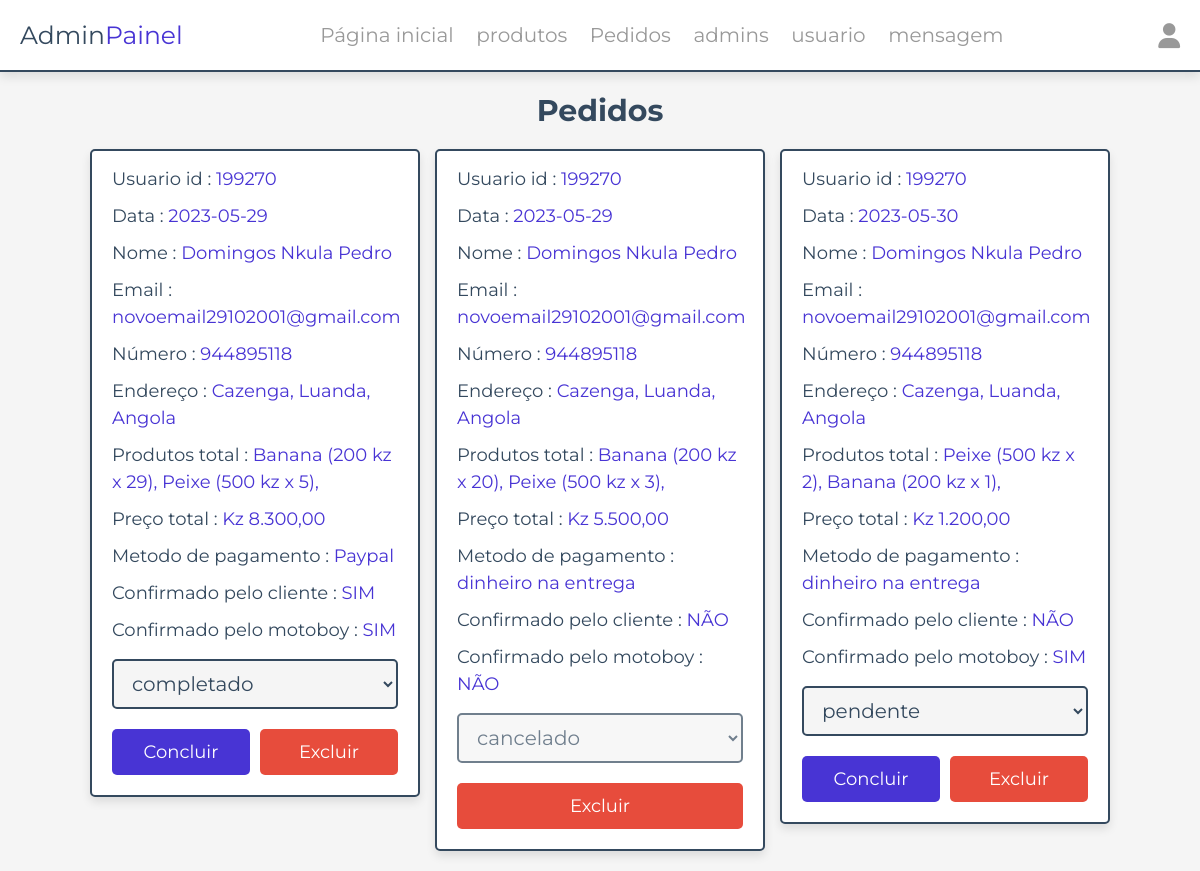
Screenshot of /admin/ordem_pedido.php (signed in) with the database file from the repository.
### tables this page shows
CREATE TABLE `pedidos` (
  `id` varchar(255) NOT NULL,
  `user_id` int(100) NOT NULL,
  `nome` varchar(20) NOT NULL,
  `contacto` varchar(10) NOT NULL,
  `email` varchar(50) NOT NULL,
  `metodo` varchar(50) NOT NULL,
  `endereço` varchar(500) NOT NULL,
  `total_produtos` text NOT NULL,
  `total_preço` int(100) NOT NULL,
  `data` date NOT NULL DEFAULT current_timestamp(),
  `estado_pagamento` varchar(20) NOT NULL DEFAULT '1',
  `confirmacao_cliente` varchar(20) DEFAULT 'false',
  `confirmacao_motoboy` varchar(20) DEFAULT 'false',
  PRIMARY KEY (`id`)
);

### functions/pegarEstado.php (called while the page is built, shortened)
<?php
function pegarEstado($numero_do_estado){
    if($numero_do_estado == '0'):
        return "cancelado";
    endif;
    if($numero_do_estado == '1'):
        return "pendente";
    endif;
    if($numero_do_estado == '3'):
        return "completado";
    endif;
}

### admin/ordem_pedido.php (the view, shortened to what this page needs)
<?php
include __DIR__ . './../components/connect.php';
include_once __DIR__ . './../functions/pegarEstado.php';
if(isset($_GET['filter'])){
   $id_filter = $_GET['filter'];
   if($id_filter == "all"){
      $sql = $conn->prepare("SELECT * FROM pedidos");
      $sql->execute();
      if($sql->rowCount() > 0){
         $dados_filtrados = $sql->fetchAll(PDO::FETCH_ASSOC);
      } else {
         $dados_filtrados = false;
      }
   } else {
      $sql = $conn->prepare("SELECT * FROM pedidos WHERE estado_pagamento = ?");
      $sql->execute([$id_filter]);
      if($sql->rowCount() > 0){
         $dados_filtrados = $sql->fetchAll(PDO::FETCH_ASSOC);
      } else {
         $dados_filtrados = false;
      }
   }
} else {
   $sql = $conn->prepare("SELECT * FROM pedidos");
   $sql->execute();
   if($sql->rowCount() > 0){
      $dados_filtrados = $sql->fetchAll(PDO::FETCH_ASSOC);
   }
    else {
      $dados_filtrados = false;
   }
}
?>
<!DOCTYPE html>
<html lang="pt-br">
<head>
   <link rel="stylesheet" href="https://cdnjs.cloudflare.com/ajax/libs/font-awesome/6.1.1/css/all.min.css">
   <link rel="stylesheet" href="../css/admin_style.css">
</head>
<body>
<?php include '../components/admin_cabeçalho.php' ?>
<section class="placed-orders">
   <h1 class="heading">Pedidos</h1>
   <div class="box-container">
   <?php
      if(!$dados_filtrados):
         echo "<p class='empty'>Nenhum dado encontrado!</p>";
      else:
      foreach ($dados_filtrados as $dados):
         $all_produts = json_decode($dados['total_produtos'], true);
   ?>
   <div class="box">
      <p> Usuario id : <span><?= $dados['user_id']; ?></span> </p>
      <p> Data : <span><?= $dados['data']; ?></span> </p>
      <p> Nome : <span><?= $dados['nome']; ?></span> </p>
      <p> Email : <span><?= $dados['email']; ?></span> </p>
      <p> Número : <span><?= $dados['contacto']; ?></span> </p>
      <p> Endereço : <span><?= $dados['endereço']; ?></span> </p>
      <p> Produtos total : <span>
      <?php
            foreach($all_produts as $product):
               $produto = $product['pedido'];
               echo "{$produto['nome']} ({$produto['preco']} kz x {$produto['qntd']}), \n";
            endforeach;
      ?>
      </span> </p>
      <p> Preço total : <span>Kz <?= number_format($dados['total_preço'], 2, ",", ".") ; ?></span> </p>
      <p> Metodo de pagamento : <span><?= $dados['metodo']; ?></span> </p>
      <p> Confirmado pelo cliente : <span><?= $dados['confirmacao_cliente'] == 'true' ? 'SIM' : 'NÃO'; ?></span> </p>
      <p> Confirmado pelo motoboy : <span><?= $dados['confirmacao_motoboy'] == 'true' ? 'SIM' : 'NÃO'; ?></span> </p>
      <form action="" method="POST">
         <select <?= $dados['estado_pagamento'] == '0' ? 'disabled' : ''; ?> name="payment_status" class="drop-down">
            <option selected disabled value="<?= $dados['estado_pagamento']; ?>">
               <?= pegarEstado($dados['estado_pagamento']); ?>
            </option>
         </select>
         <div class="flex-btn">
            <?=
               $dados['estado_pagamento'] != '0'
                  ? "<input type='submit' value='concluir' class='btn' name='update_payment'>"
                  : '';
            ?>
            <a href="ordem_pedido.php?delete=<?= $dados['id']; ?>" class="delete-btn" onclick="return confirm('pretende eliminar este pedido?');">excluir</a>
         </div>
      </form>
   </div>
      <?php
         endforeach;
         endif;
      ?>
   </div>
</section>
</body>
</html>

### css/admin_style.css (style rules this page uses)
:root { --main-color:#4834d4; --red:#e74c3c; --orange:#f39c12; --black:#34495e; --white:#fff; --light-bg:#f5f5f5; --light-color:#999; --border:.2rem solid var(--black); --box-shadow:0 .5rem 1rem rgba(0,0,0,.1); }
* { font-family: 'Montserrat', sans-serif; margin:0; padding:0; box-sizing: border-box; text-decoration: none; outline: none; border:none; }
html { font-size: 62.5%; overflow-x: hidden; }
body { background-color: var(--light-bg); }
section { max-width: 1200px; margin:0 auto; padding:2rem; }
.btn, .delete-btn, .option-btn { display: block; margin-top: 1rem; border-radius: .5rem; cursor: pointer; width: 100%; font-size: 1.8rem; color:var(--white); padding:1.2rem 3rem; text-transform: capitalize; text-align: center; }
.btn { background-color: var(--main-color); }
.delete-btn { background-color: var(--red); }
.flex-btn { display: flex; gap:1rem; }
.heading { text-align: center; margin-bottom: 2rem; text-transform: capitalize; color:var(--black); font-size: 3rem; }
.placed-orders .box-container { display: grid; grid-template-columns: repeat(auto-fit, 33rem); gap:1.5rem; justify-content: center; align-items: flex-start; }
.placed-orders .box-container .box { background-color: var(--white); border-radius: .5rem; box-shadow: var(--box-shadow); border:var(--border); padding:2rem; padding-top: 1rem; }
.placed-orders .box-container .box p { padding: .5rem 0; line-height: 1.5; font-size: 1.8rem; color:var(--black); }
.placed-orders .box-container .box p span { color:var(--main-color); }
.placed-orders .box-container .box .drop-down { width: 100%; margin:1rem 0; background-color: var(--light-bg); padding:1rem 1.4rem; font-size: 2rem; color:var(--black); border:var(--border); border-radius: .5rem; }

### rows the page displays
pedidos: user "199270", data "2023-05-29", nome "Domingos Nkula Pedro", email "novoemail29102001@gmail.com", contacto "944895118", endereço "Cazenga, Luanda, Angola", nome "Banana", preco "200", qntd "29", nome "Peixe", preco "500", qntd "5", total_preço "8.300,00", metodo "Paypal", confirmacao_cliente "SIM", confirmacao_motoboy "SIM", payment_status "completado"
pedidos: user "199270", data "2023-05-29", nome "Domingos Nkula Pedro", email "novoemail29102001@gmail.com", contacto "944895118", endereço "Cazenga, Luanda, Angola", nome "Banana", preco "200", qntd "20", nome "Peixe", preco "500", qntd "3", total_preço "5.500,00", metodo "dinheiro na entrega", confirmacao_cliente "NÃO", confirmacao_motoboy "NÃO", payment_status "cancelado"
pedidos: user "199270", data "2023-05-30", nome "Domingos Nkula Pedro", email "novoemail29102001@gmail.com", contacto "944895118", endereço "Cazenga, Luanda, Angola", nome "Peixe", preco "500", qntd "2", nome "Banana", preco "200", qntd "1", total_preço "1.200,00", metodo "dinheiro na entrega", confirmacao_cliente "NÃO", confirmacao_motoboy "SIM", payment_status "pendente"
